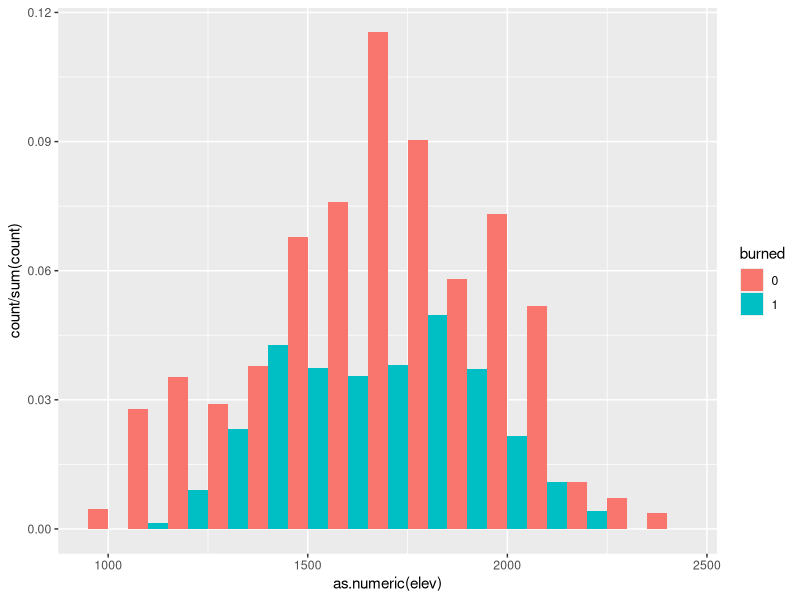

Here is the R script that generated this plot: (Note: this script raises an error after producing the figure.)
# Preliminary formatting of site covariates and calulation of prefire condition

# Paul J. Taillie
# North Carolina State University
# 1/1/18

# load packages
library(tidyverse)

# #clear environment
remove(list=ls())

# load packages
library(tidyverse)

#load data
dat<-read.csv("raw_data/ArcGIS_covs.csv")

#burn severity
table(dat$Fire_ID)
dat$Fire_ID<-as.character(dat$Fire_ID)
for (i in 1:nrow(dat)){
  if (dat$Fire_ID[i]=="2000Storrie") {dat$CC_BurnSev[i]<-dat$cc_storrie[i]}
  if (dat$Fire_ID[i]=="2000STORRIE") {dat$CC_BurnSev[i]<-dat$cc_storrie[i]}
  if (dat$Fire_ID[i]=="2001Star")    {dat$CC_BurnSev[i]<-dat$cc_star[i]}
  if (dat$Fire_ID[i]=="2004Straylor") {dat$CC_BurnSev[i]<-dat$cc_straylo[i]}
  if (dat$Fire_ID[i]=="2006Boulder") {dat$CC_BurnSev[i]<-dat$cc_boulder[i]}
  if (dat$Fire_ID[i]=="2007Moonlight") {dat$CC_BurnSev[i]<-dat$cc_moonlit[i]}
  if (dat$Fire_ID[i]=="2008Cold")      {dat$CC_BurnSev[i]<-dat$cc_cold[i]}
  if (dat$Fire_ID[i]=="2008Cub") {dat$CC_BurnSev[i]<-dat$cc_cub[i]}
  if (dat$Fire_ID[i]=="2008Rich") {dat$CC_BurnSev[i]<-dat$cc_rich[i]}
  if (dat$Fire_ID[i]=="2012Chips") {dat$CC_BurnSev[i]<-dat$cc_chips[i]}
  if (dat$Fire_ID[i]=="2014Bald") {dat$CC_BurnSev[i]<-dat$cc_bald[i]}
  if (dat$Fire_ID[i]=="unburned") {dat$CC_BurnSev[i]<-0}}





#extract WHR data based on burned vs. unburned
dat$WHRtype=rep(NA,nrow(dat))
dat$WHRsize=rep(NA,nrow(dat))
dat$WHRdens=rep(NA,nrow(dat))


for (i in 1:nrow(dat)){
  if(dat$Burned[i]==1) {   #burned points get older WHR data
    dat$WHRtype[i]<-as.character(dat$WHRtype2[i])
    dat$WHRsize[i]<-as.numeric(dat$WHRsize2[i])
    dat$WHRdens[i]<-as.character(dat$WHRdens2[i])
  }
  if(dat$Burned[i]==0) {
    dat$WHRtype[i]<-as.character(dat$WHRtype15[i])
    dat$WHRsize[i]<-as.numeric(dat$WHRsize15[i])
    dat$WHRdens[i]<-as.character(dat$WHRdens15[i])
  }
} #end loop


#convert density to same scale
for (i in 1:nrow(dat)){
  if (dat$WHRdens[i]=="X"){dat$WHRdens[i]<-0}
  if (dat$WHRdens[i]=="S"){dat$WHRdens[i]<-1}
  if (dat$WHRdens[i]=="P"){dat$WHRdens[i]<-2}
  if (dat$WHRdens[i]=="M"){dat$WHRdens[i]<-3}
  if (dat$WHRdens[i]=="D"){dat$WHRdens[i]<-4}
}

dat$WHRdens[which(dat$WHRdens==9999)]<--9999
dat$WHRsize[which(dat$WHRdens==9999)]<--9999


# WHRtype revise categories
for (i in 1:nrow(dat)){
  
  if(dat$WHRtype[i]=="AGS"){dat$WHRtype[i]<-"remove"}
  if(dat$WHRtype[i]=="BAR"){dat$WHRtype[i]<- "shrub"}
  if(dat$WHRtype[i]=="DFR"){dat$WHRtype[i]<-"forest"}
  if(dat$WHRtype[i]=="EPN"){dat$WHRtype[i]<-"forest"}
  if(dat$WHRtype[i]=="JPN"){dat$WHRtype[i]<-"forest"}
  if(dat$WHRtype[i]=="JUN"){dat$WHRtype[i]<-"forest"}
  if(dat$WHRtype[i]=="LPN"){dat$WHRtype[i]<-"forest"}
  if(dat$WHRtype[i]=="MCH"){dat$WHRtype[i]<- "shrub"}
  if(dat$WHRtype[i]=="MCP"){dat$WHRtype[i]<- "shrub"}
  if(dat$WHRtype[i]=="MHC"){dat$WHRtype[i]<-"forest"}
  if(dat$WHRtype[i]=="MHW"){dat$WHRtype[i]<-"forest"}
  if(dat$WHRtype[i]=="MRI"){dat$WHRtype[i]<-"forest"}
  if(dat$WHRtype[i]=="PPN"){dat$WHRtype[i]<-"forest"}
  if(dat$WHRtype[i]=="RFR"){dat$WHRtype[i]<-"forest"}
  if(dat$WHRtype[i]=="SGB"){dat$WHRtype[i]<- "shrub"}
  if(dat$WHRtype[i]=="SMC"){dat$WHRtype[i]<-"forest"}
  if(dat$WHRtype[i]=="WAT"){dat$WHRtype[i]<-"remove"}
  if(dat$WHRtype[i]=="WFR"){dat$WHRtype[i]<-"forest"}
  if(dat$WHRtype[i]=="PGS"){dat$WHRtype[i]<-"remove"}
}

dat2<-dat[which(dat$WHRtype!="remove"),]

dat2$prefire<-as.character(dat2$prefire)
# Incorporate size and density
for (i in 1:nrow(dat2)){
  if (dat2$WHRtype[i]=="shrub") {dat2$prefire[i]<-"Shrub"}
  if (dat2$WHRtype[i]=="forest") {
    
    if (dat2$WHRsize[i]==0){dat2$prefire[i]<-"Shrub"}
    if (dat2$WHRsize[i]==1){dat2$prefire[i]<-"Shrub"}
    if (dat2$WHRsize[i]==2){dat2$prefire[i]<-"Shrub"}
    if (dat2$WHRsize[i]==3){dat2$prefire[i]<-"young.forest"}
    if (dat2$WHRsize[i]>3&dat2$WHRdens[i]<3){dat2$prefire[i]<-"open"}
    if (dat2$WHRsize[i]==4&dat2$WHRdens[i]>=3 ){dat2$prefire[i]<-"mid closed"}
    if (dat2$WHRsize[i]==5&dat2$WHRdens[i]>=3 ){dat2$prefire[i]<-"late closed"}
  }
  
} #end loop

#check blanks and look at table
temp.blank<-which(dat2$prefire==" ")
table(dat2$prefire)


# Re-calculate TSB
dat2$TSB[dat2$Burned==0]<-0
dat2$TSB=dat2$Year-dat2$Fire_year
index.check=which(dat2$Fire_ID=="2012Chips")

dat2[index.check,6:9]
dat2$TSB[dat2$Burned==0]<-0


#check elevation
covs<-dat2

# pull out variables of interest (elevation, habitat type)
dat4<-data.frame(
  point=covs$PointID,
  pointyr=covs$PointYrID,
  burned=as.factor(covs$Burned),
  elev=covs$elevation)

# elevation plot
elev.plot= ggplot(dat4, aes(x=as.numeric(elev),y=..count../sum(..count..)))+
  geom_histogram(binwidth=100,aes(fill=burned),position="dodge")
elev.plot

#separate into burned and unburned
dat.burn=dat4[dat4$burned==1,]
dat.unburn=dat4[dat4$burned==0,]
#dat.unburn=dat.unburn[dat.unburn$elev<2175,]

elev.plot.burn= ggplot(dat.burn, aes(x=elev,y=..count../sum(..count..)))+
  geom_histogram(binwidth=100)+
  xlim(800,2600)+
  geom_vline(xintercept = mean(dat.burn$elev), size = 1, colour = "#FF3721",
             linetype = "dashed")+
  ggtitle("Burned")+
  ylab("Proportional Frequency")+
  xlab("Elevation (m)")

elev.plot.unburn= ggplot(dat.unburn, aes(x=elev,y=..count../sum(..count..)))+
  geom_histogram(binwidth=100)+
  xlim(800,2600)+
  geom_vline(xintercept = mean(dat.unburn$elev), size = 1, colour = "#FF3721",
             linetype = "dashed")+
  ggtitle("Unburned")+
  ylab("Proportional Frequency")+
  xlab("Elevation (m)")

grid.arrange(elev.plot.burn,elev.plot.unburn,nrow=2)





#remove high elevation points
high.elev<-max(dat.burn$elev)
dat2<-dat2[dat2$elevation<high.elev,]


# write to csv
dat.out<-data.frame(
  PointYrID=dat2$PointYrID,
  PointID=dat2$PointID,
  FIRE_ID=dat2$Fire_ID,
  Fire_year=dat2$Fire_year,
  Year=dat2$Year,
  TSB=dat2$TSB,
  TreeCov=dat2$TreeCov,
  ShrubCov=dat2$ShrubCov,
  SnagBA=dat2$SnagBA,
  lat=dat2$lat,
  long=dat2$long,
  burnsev=dat2$CC_BurnSev,
  slope=dat2$slope,
  elevation=dat2$elevation,
  aspect=dat2$aspect,
  visits=dat2$visits,
  prefire=dat2$prefire,
  Burned=dat2$Burned)

write.csv(dat.out,file="processed_data/siteCovs_formatted.csv")

